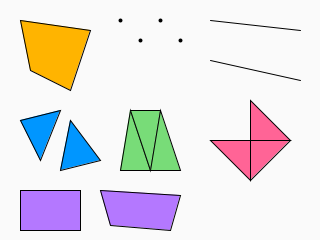
Frame 1 (no input)
Frame 60 (the mouse pressed at the canvas centre just before this capture): identical to frame 1, image omitted
Frame 120 (the mouse held since frame 60 and released just before this capture): identical to frame 1, image omitted

The Processing sketch that drew this single still picture (run headless with seeded random() and noise(); from frame 60 on, the mouse is pressed at the canvas centre):

// Processing sketch: shape_vertex
// ── shape_vertex.pde
// beginShape() kinds: polygon (CLOSE), POINTS, LINES, TRIANGLES, TRIANGLE_STRIP, TRIANGLE_FAN, QUADS.
void setup() {
  size(320, 240);
}

void draw() {
  background(250);
  stroke(0);
  fill(255, 180, 0);
  beginShape();
  vertex(20, 20); vertex(90, 30); vertex(70, 90); vertex(30, 70);
  endShape(CLOSE);

  strokeWeight(4);
  beginShape(POINTS);
  vertex(120, 20); vertex(140, 40); vertex(160, 20); vertex(180, 40);
  endShape();
  strokeWeight(1);

  beginShape(LINES);
  vertex(210, 20); vertex(300, 30); vertex(210, 60); vertex(300, 80);
  endShape();

  fill(0, 150, 255);
  beginShape(TRIANGLES);
  vertex(20, 120); vertex(60, 110); vertex(40, 160);
  vertex(70, 120); vertex(100, 160); vertex(60, 170);
  endShape();

  fill(120, 220, 120);
  beginShape(TRIANGLE_STRIP);
  vertex(120, 170); vertex(130, 110); vertex(150, 170); vertex(160, 110); vertex(180, 170);
  endShape();

  fill(255, 100, 150);
  beginShape(TRIANGLE_FAN);
  vertex(250, 140); vertex(250, 100); vertex(290, 140); vertex(250, 180); vertex(210, 140);
  endShape();

  fill(180, 120, 255);
  beginShape(QUADS);
  vertex(20, 190); vertex(80, 190); vertex(80, 230); vertex(20, 230);
  vertex(100, 190); vertex(180, 195); vertex(170, 230); vertex(110, 225);
  endShape();
}
